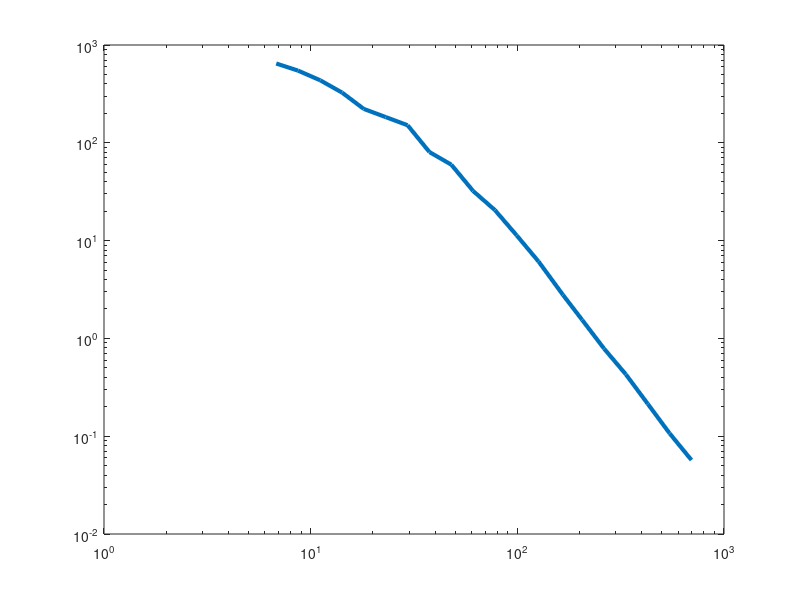

The MATLAB source for this figure: (Note: this script raises an error after producing the figure.)
clc;
clear;
format long e;
load('realdata.txt');
I=3;
sigma=[500,500,500];
th=[0,10,10];
b=3.17;
a=100;
hplot1=loglog(realdata(:,2),realdata(:,3), 'LineWidth',3,'displayname','Real');
hold on
[V] = TEM(realdata(:,2),I,sigma,th,a,b);
hplot2=loglog(realdata(:,2),V,'--r', 'LineWidth',3,'displayname','Syntetic');
legend([hplot1,hplot2])
grid on
xlabel('t') 
ylabel('V') 
